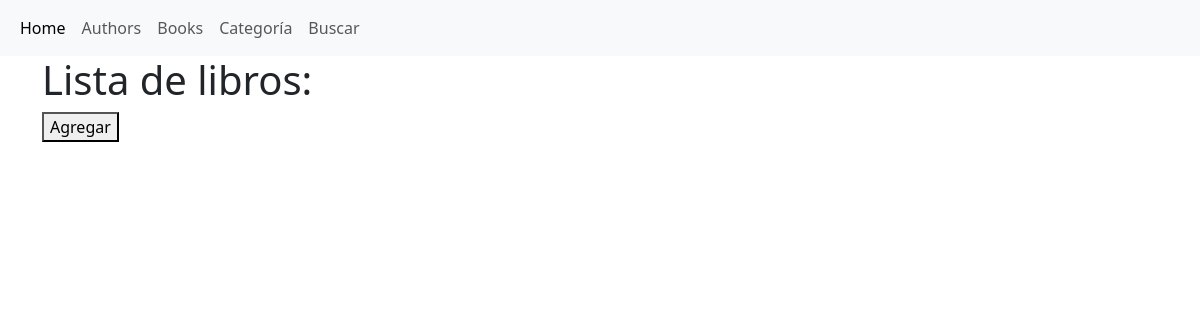
/books/, run on an earlier commit of the app's database.
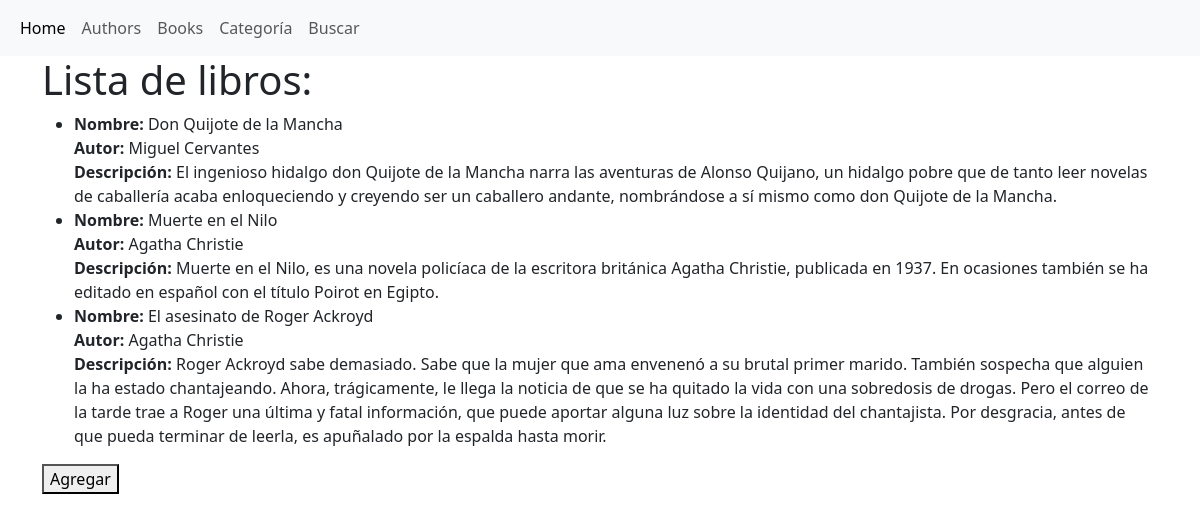
And on a later commit of the database.
### books/models.py (models this page shows, shortened)
class Books(models.Model):
    author = models.ForeignKey(Autor, on_delete=models.CASCADE)
    category = models.ForeignKey(Category, on_delete=models.CASCADE)
    title = models.CharField(max_length=30)
    description = models.CharField(max_length=500)

class Autor(models.Model):
    first_name = models.CharField(max_length=30)
    last_name = models.CharField(max_length=30)
    country = models.CharField(max_length=30)

### books/views.py (the view)
# urls.py: path('books/', views.books, name='books'),
def books(request):
    libros = Books.objects.all()
    template = loader.get_template('books/books.html')
    context = {'libros':libros,}
    return HttpResponse(template.render(context,request))

### templates/books/books.html (shortened to what this page needs)
{% extends 'base.html' %}
{% block content %}
    <div class="container">
        <h1>Lista de libros:</h1>
        {% if libros %}
            <ul>
                {% for libro in libros %}
                    <li>
                        <b>Nombre:</b> {{ libro.title }} <br>
                        <b>Autor:</b> {{ libro.author.first_name }} {{ libro.author.last_name }} <br>
                        <b>Descripción:</b> {{ libro.description }}
                    </li>
                {% endfor %}
            </ul>
        {% endif %}
        <a href="{% url 'new_book' %}">
            <button> Agregar </button>
        </a>
    </div>
{% endblock content %}

### templates/base.html (shortened to what this page needs)
<!DOCTYPE html>
<html lang="en">
<head>
    <link href="https://cdn.jsdelivr.net/npm/bootstrap@5.3.3/dist/css/bootstrap.min.css" rel="stylesheet">
</head>
<body>
    {% block navbar %}
    <nav class="navbar navbar-expand-lg navbar-light bg-light">
    <div class="container-fluid">
        <div class="collapse navbar-collapse" id="navbarNavDropdown">
          <ul class="navbar-nav">
            <li class="nav-item">
              <a class="nav-link active" aria-current="page" href="{% url 'home' %}">Home</a>
            </li>
            <li class="nav-item">
                <a class="nav-link" href="{% url 'authors' %}">Authors</a>
            </li>
            <li class="nav-item">
                <a class="nav-link" href="{% url 'books' %}">Books</a>
            </li>
            <li class="nav-item">
              <a class="nav-link" href="{% url 'new_category' %}">Categoría</a>
            </li>
            <li class="nav-item">
              <a class="nav-link" href="{% url 'buscar' %}">Buscar</a>
            </li>
          </ul>
        </div>
    </div>
    </nav>
    {% endblock navbar %}
    {% block content %}
    {% endblock content %}
</body>
</html>

What changed in the data, as far as the page shows it:
added Books: title "Don Quijote de la Mancha", author.first_name "Miguel", author.last_name "Cervantes", description "El ingenioso hidalgo don Quijote de la Mancha narra las aventuras de Alonso Quijano, un hidalgo pobre que de tanto leer novelas de caballería acaba enloqueciendo y creyendo ser un caballero andante, nombrándose a sí mismo como don Quijote de la Mancha."
added Books: title "Muerte en el Nilo", author.first_name "Agatha", author.last_name "Christie", description "Muerte en el Nilo, es una novela policíaca de la escritora británica Agatha Christie, publicada en 1937. En ocasiones también se ha editado en español con el título Poirot en Egipto."
added Books: title "El asesinato de Roger Ackroyd", author.first_name "Agatha", author.last_name "Christie", description "Roger Ackroyd sabe demasiado. Sabe que la mujer que ama envenenó a su brutal primer marido. También sospecha que alguien la ha estado chantajeando. Ahora, trágicamente, le llega la noticia de que se ha quitado la vida con una sobredosis de drogas. Pero el correo de la tarde trae a Roger una última y fatal información, que puede aportar alguna luz sobre la identidad del chantajista. Por desgracia, antes de que pueda terminar de leerla, es apuñalado por la espalda hasta morir."
